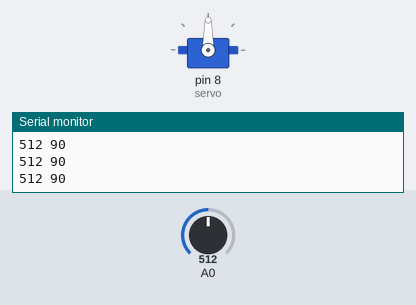
This sketch was run on a simulated Arduino Uno, built with avr-gcc and run on an emulated ATmega328P. Shown: servo, the last lines printed to the serial monitor. The test bench sets the inputs (shaded band); at power-on: A0 = 512.

Above: at 1.2 s.
1.3 s: A0 set to 559
At 2.4 s:
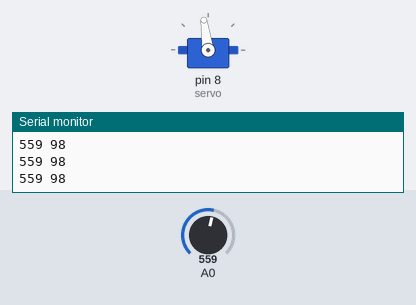
4.3 s: A0 set to 583
At 4.9 s:
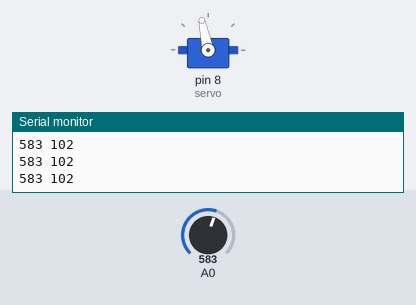
5.8 s: A0 set to 716
At 7.0 s:
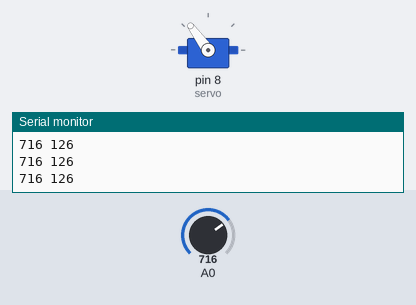
7.3 s: A0 set to 900
At 8.2 s:
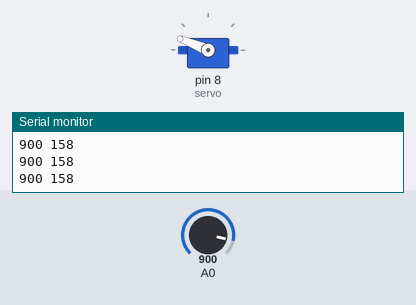
8.8 s: A0 set to 983
At 9.3 s:
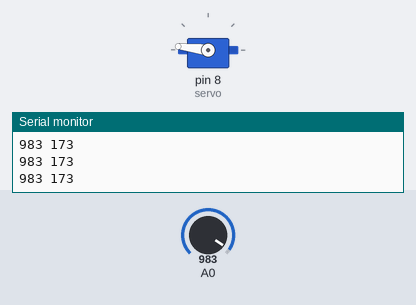
10.3 s: A0 set to 1009
At 11.6 s:
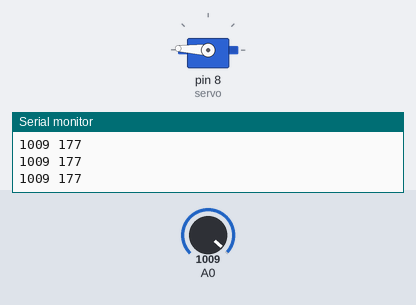
Timing chart, 0 to 12.8 s (numbered marks = the images above; inputs shaded):
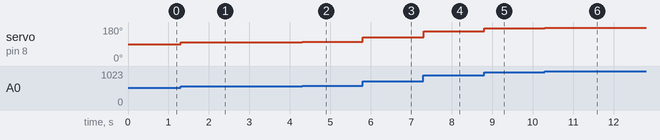

The sketch:

Servo_resist_C.ino
```cpp
#include<Servo.h>
int value = 0;
Servo servo;

void setup() {
  Serial.begin(9600);
  servo.attach(8);

}

void loop() {
  int a = analogRead(A0);
  value = int(a/5.68);
  Serial.print(a);
  Serial.print(" ");
  Serial.println(value);
  servo.write(value);
  delay(10);

}
```

Measured:
- after the input at 1.3 s, servo on pin 8 (servo): 90° → 98° at once
- after the input at 4.3 s, servo on pin 8 (servo): 98° → 102° at once
- after the input at 5.8 s, servo on pin 8 (servo): 102° → 126° at once
- after the input at 7.3 s, servo on pin 8 (servo): 126° → 158° at once
- after the input at 8.8 s, servo on pin 8 (servo): 158° → 173° at once
- after the input at 10.3 s, servo on pin 8 (servo): 173° → 177° at once
